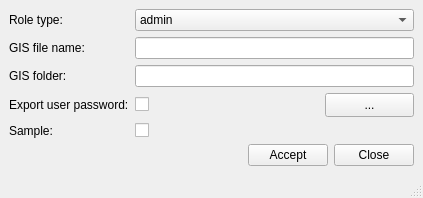
<?xml version="1.0" encoding="UTF-8"?>
<ui version="4.0">
 <class>readsql_create_gis_project</class>
 <widget class="QMainWindow" name="readsql_create_gis_project">
  <property name="geometry">
   <rect>
    <x>0</x>
    <y>0</y>
    <width>423</width>
    <height>198</height>
   </rect>
  </property>
  <property name="windowTitle">
   <string>Create GIS project</string>
  </property>
  <widget class="QWidget" name="centralwidget">
   <layout class="QGridLayout" name="gridLayout">
    <item row="4" column="1">
     <widget class="QCheckBox" name="chk_is_sample">
      <property name="text">
       <string/>
      </property>
      <property name="tristate">
       <bool>false</bool>
      </property>
     </widget>
    </item>
    <item row="4" column="0">
     <widget class="QLabel" name="lbl_is_sample">
      <property name="text">
       <string>Sample:</string>
      </property>
     </widget>
    </item>
    <item row="0" column="0">
     <widget class="QLabel" name="lbl_role">
      <property name="sizePolicy">
       <sizepolicy hsizetype="Maximum" vsizetype="Preferred">
        <horstretch>0</horstretch>
        <verstretch>0</verstretch>
       </sizepolicy>
      </property>
      <property name="text">
       <string>Role type:</string>
      </property>
     </widget>
    </item>
    <item row="3" column="1" colspan="2">
     <widget class="QCheckBox" name="chk_export_passwd">
      <property name="text">
       <string/>
      </property>
     </widget>
    </item>
    <item row="1" column="0">
     <widget class="QLabel" name="lbl_gis_file">
      <property name="sizePolicy">
       <sizepolicy hsizetype="Maximum" vsizetype="Preferred">
        <horstretch>0</horstretch>
        <verstretch>0</verstretch>
       </sizepolicy>
      </property>
      <property name="text">
       <string>GIS file name:</string>
      </property>
     </widget>
    </item>
    <item row="5" column="0" colspan="4">
     <layout class="QGridLayout" name="gridLayout_2">
      <item row="0" column="1">
       <widget class="QPushButton" name="btn_accept">
        <property name="text">
         <string>Accept</string>
        </property>
       </widget>
      </item>
      <item row="0" column="2">
       <widget class="QPushButton" name="btn_close">
        <property name="text">
         <string>Close</string>
        </property>
       </widget>
      </item>
      <item row="0" column="0">
       <spacer name="horizontalSpacer">
        <property name="orientation">
         <enum>Qt::Horizontal</enum>
        </property>
        <property name="sizeHint" stdset="0">
         <size>
          <width>40</width>
          <height>20</height>
         </size>
        </property>
       </spacer>
      </item>
     </layout>
    </item>
    <item row="2" column="1" colspan="3">
     <widget class="QLineEdit" name="txt_gis_folder"/>
    </item>
    <item row="3" column="0">
     <widget class="QLabel" name="lbl_export_user_pass">
      <property name="sizePolicy">
       <sizepolicy hsizetype="Maximum" vsizetype="Preferred">
        <horstretch>0</horstretch>
        <verstretch>0</verstretch>
       </sizepolicy>
      </property>
      <property name="text">
       <string>Export user password:</string>
      </property>
     </widget>
    </item>
    <item row="2" column="0">
     <widget class="QLabel" name="lbl_gis_folder">
      <property name="sizePolicy">
       <sizepolicy hsizetype="Maximum" vsizetype="Preferred">
        <horstretch>0</horstretch>
        <verstretch>0</verstretch>
       </sizepolicy>
      </property>
      <property name="text">
       <string>GIS folder:</string>
      </property>
     </widget>
    </item>
    <item row="0" column="1" colspan="3">
     <widget class="QComboBox" name="cmb_roletype">
      <item>
       <property name="text">
        <string>admin</string>
       </property>
      </item>
      <item>
       <property name="text">
        <string>master</string>
       </property>
      </item>
      <item>
       <property name="text">
        <string>epa</string>
       </property>
      </item>
      <item>
       <property name="text">
        <string>edit</string>
       </property>
      </item>
      <item>
       <property name="text">
        <string>om</string>
       </property>
      </item>
      <item>
       <property name="text">
        <string>basic</string>
       </property>
      </item>
     </widget>
    </item>
    <item row="3" column="3">
     <widget class="QPushButton" name="btn_gis_folder">
      <property name="minimumSize">
       <size>
        <width>20</width>
        <height>24</height>
       </size>
      </property>
      <property name="text">
       <string>...</string>
      </property>
     </widget>
    </item>
    <item row="1" column="1" colspan="3">
     <widget class="QLineEdit" name="txt_gis_file">
      <property name="sizePolicy">
       <sizepolicy hsizetype="Preferred" vsizetype="Fixed">
        <horstretch>0</horstretch>
        <verstretch>0</verstretch>
       </sizepolicy>
      </property>
     </widget>
    </item>
   </layout>
  </widget>
  <widget class="QStatusBar" name="statusbar"/>
  <action name="actionCreate_Sample">
   <property name="text">
    <string>Create Sample</string>
   </property>
  </action>
  <action name="actionCreate_Sample_Dev">
   <property name="text">
    <string>Create Sample Dev</string>
   </property>
  </action>
 </widget>
 <tabstops>
  <tabstop>cmb_roletype</tabstop>
  <tabstop>txt_gis_file</tabstop>
  <tabstop>txt_gis_folder</tabstop>
  <tabstop>btn_gis_folder</tabstop>
  <tabstop>chk_export_passwd</tabstop>
  <tabstop>btn_accept</tabstop>
  <tabstop>btn_close</tabstop>
 </tabstops>
 <resources/>
 <connections/>
</ui>
